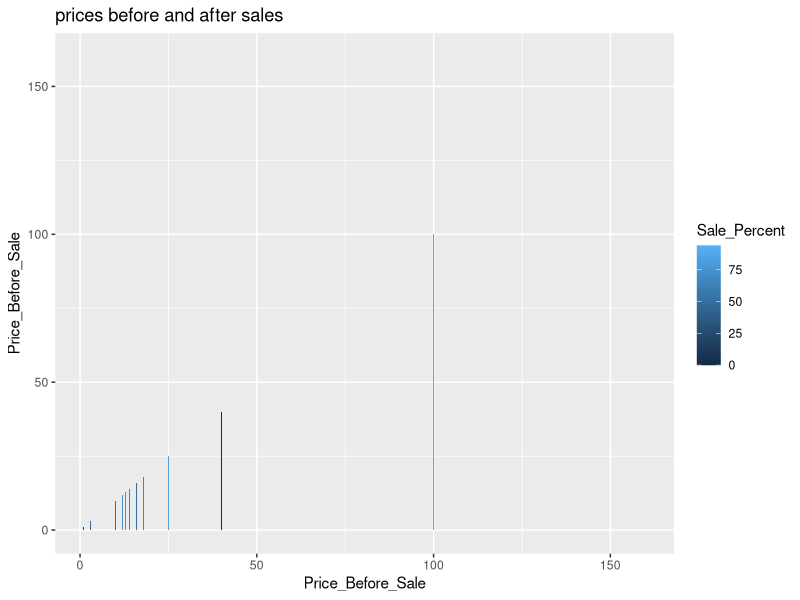
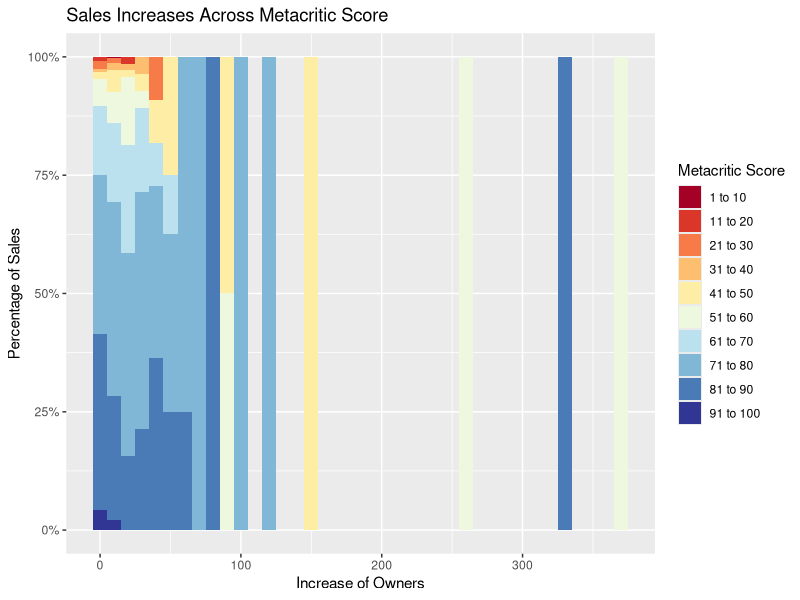
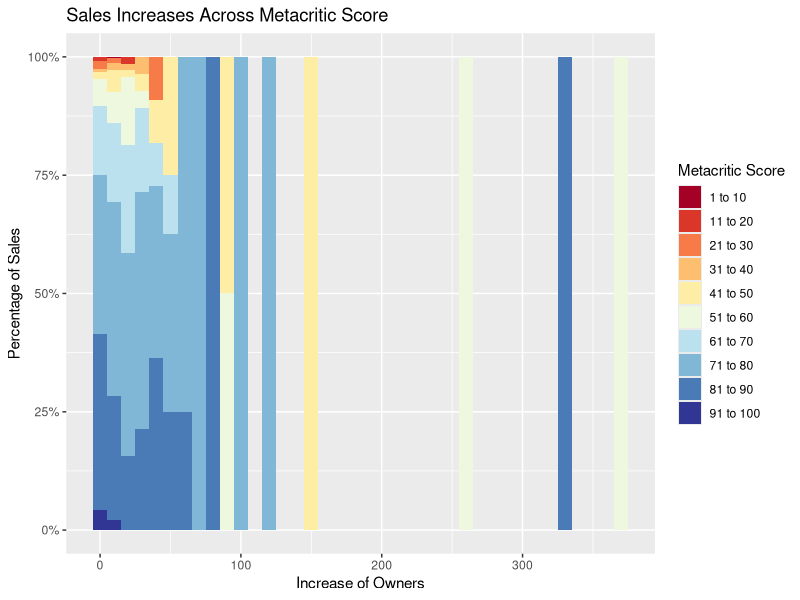

These figures' R source, in order: (Note: this script raises an error after producing the figures.)
library(jsonlite)
library(stringr)
library(dplyr)
library(ggplot2)
# library(corrplot)
library(RColorBrewer)
library(scales)
rm(list = setdiff(ls(), lsf.str()))

# Owners_before
# Owners_after
# Owners_As_Of_Today
# Players_As_Of_Today
# Sales
# Increase (%)
# Price_before_sale
# Review_Score_Metacritic
# Review_Score_Steam_Users
# Sale_Percent
# Sale Price
# GameNewness
removeSymbols = function(namesArray) {
  newNames = namesArray
  newNames = str_replace_all(newNames,"[[:punct:]]","")
  newNames = str_replace_all(newNames, "[^[:alnum:]]", " ")
  newNames = trim(newNames)
  return(newNames)
}
setwd('/Users/nicktalavera/Coding/bootcamp007_project/Project1-ExploreVis/NickTalavera/Steam')
steam = read.csv('steamDatabaseAllCombined.csv')
head(steam)

# today = as.Date(Sys.time(), "%Y %m %d")
steamSummerSaleFirstDay = as.Date('20160704', "%Y%m%d")
steamSummerSaleLastDay = as.Date('20160628', "%Y%m%d")
# steam$GameNewness = steam$Release_Date - steamSummerSaleFirstDay
# # Sale Percent vs Net Gross
# g = ggplot(data = steam, aes(x = Sale_Percent, y=Increase)) + ggtitle('Sale Percent vs Net Gross')
# g + geom_bar(aes(fill = Sale_Percent), stat = 'identity', position = 'dodge')


#Progress of numbers of ownership over time?
#line graph

# Compare prices before and after sales
class(steam$Price_Before_Sale)
g = ggplot(data = arrange(steam,Price_Before_Sale), aes(x = Price_Before_Sale, y=Price_Before_Sale)) + ggtitle('prices before and after sales')
g + geom_bar(aes(fill = Sale_Percent), stat = 'identity', position = 'dodge')

# Compare owners before and after sales


# Increase vs Review_Score_Metacritic
# g = ggplot(data = arrange(steam,Increase), aes(x = Increase, y = Review_Score_Steam_Users)) + ggtitle('prices before and after sales')
# g + geom_bar(aes(fill = Review_Score_Steam_Users), stat = 'identity', position = 'dodge')
# Increase vs Review_Score_Steam_Users
# # g = ggplot(data = steam, aes(x = Review_Score_Metacritic)) + ggtitle('prices before and after sales')
# # g + geom_histogram(bins = 15)
# # # Increase vs Review_Score_IGN
# g = ggplot(data = steam, aes(x = Review_Score_IGN)) + ggtitle('Review_Score_IGN_Users')
# g + geom_freqpoly(binwidth = 0.1)
# # g = ggplot(data = arrange(steam,Increase), aes(x = Increase, y = Review_Score_Steam_Users)) + ggtitle('prices before and after sales')
# # g + geom_bar(aes(fill = Review_Score_Steam_Users), stat = 'identity', position = 'dodge')
# # # Increase vs Review_Score_Metacritic
# g = ggplot(data = steam, aes(x = Review_Score_Metacritic)) + ggtitle('Review_Score_Metacritic') + xlim(0,100)
# g + geom_histogram(aes(fill = Price_Before_Sale), binwidth = 10, position = "fill")

# Review scores count
# g = ggplot(data = steam[!is.na(steam$Review_Score_Metacritic),], aes(x = Sales)) + ggtitle('Review scores count') + xlim(5000,250000)
# g + geom_histogram(binwidth = 5000)
# groupedByIncrease = summarise(group_by(steam, Increase), meanScore = round(mean(Review_Score_Metacritic)/5)*5)
# groupedByIncrease = groupedByIncrease[!is.na(groupedByIncrease$meanScore),]
# g = ggplot(data = groupedByIncrease, aes(x = Increase)) + ggtitle('Increase') + xlim(0,150)
# g + geom_density(aes(color = alpha("black", 1/3)))


# #IGN scores versus increase in sales
# ignScoresVSIncrease = steam
# ignScoresVSIncrease = ignScoresVSIncrease[!is.na(ignScoresVSIncrease$Review_Score_IGN) & !is.na(ignScoresVSIncrease$Increase),]
# ignScoresVSIncrease = filter(ignScoresVSIncrease, ignScoresVSIncrease$Review_Score_IGN >= 30)
# ignScoresVSIncrease$Review_Score_IGN = cut_interval(ignScoresVSIncrease$Review_Score_IGN, length = 10, rm.na = FALSE)
# ignScoresVSIncrease = select(ignScoresVSIncrease, Review_Score_IGN, Increase)
# g = ggplot(data = ignScoresVSIncrease, aes(x = Increase)) + ggtitle('Review_Score_IGN')
# g + geom_density(aes(color = Review_Score_IGN)) + xlim(0,75)
# 
# 
# #Histogram of IGN scores versus increase in sales #GOOD SHIT
# title = 'Comparing the Sales of Games That Were Not Reviewed by IGN vs Games with \"Bad\" (<70) Metacritic Scores'
# # labelsScores = c(paste(as.character(seq(1, 100, by=10)), "to", as.character(seq(10, 110, by=10))))
# # ignScoresVSIncrease = steam
# # ignScoresVSIncrease = ignScoresVSIncrease[is.na(ignScoresVSIncrease$Review_Score_IGN),]
# # ignScoresVSIncrease = select(ignScoresVSIncrease, Name, Review_Score_IGN, Increase, Review_Score_Metacritic)
# # # ignScoresVSIncreaseGrouped = group_by(ignScoresVSIncrease, )
# # g = ggplot(data = ignScoresVSIncrease, aes(x = Increase)) + ggtitle(title)
# # g + geom_histogram(aes(fill = Review_Score_IGN), position = "fill", binwidth = 5) + guides(color = "colorbar") + scale_y_continuous(labels=percent) + ylab('Percentage of Sales') + xlab('Increase of Owners') + guides(color = "colorbar") + scale_fill_brewer(palette = "Blues", labels = labelsScores, guide = guide_legend(title = "Metacritic Score"))
# 
# 
# #READY TO GO
#Histogram of Metacritic scores versus increase in sales if under vs over 70 #GOOD SHIT
labelsScores = c(paste(as.character(seq(1, 100, by=10)), "to", as.character(seq(10, 110, by=10))))
metacriticScoresVSIncreaseSeventyPlus = steam
title = 'Sales Increases Across Metacritic Score'
metacriticScoresVSIncreaseSeventyPlus = filter(metacriticScoresVSIncreaseSeventyPlus, metacriticScoresVSIncreaseSeventyPlus$Review_Score_Metacritic > -1000)
metacriticScoresVSIncreaseSeventyPlus = metacriticScoresVSIncreaseSeventyPlus[metacriticScoresVSIncreaseSeventyPlus$Increase < 2000,]
# metacriticScoresVSIncreaseSeventyPlus$Review_Score_Metacritic[as.numeric(metacriticScoresVSIncreaseSeventyPlus$Review_Score_Metacritic) >= reviewScore] = reviewScore
# metacriticScoresVSIncreaseSeventyPlus$Review_Score_Metacritic[as.numeric(metacriticScoresVSIncreaseSeventyPlus$Review_Score_Metacritic) < reviewScore] = 0
metacriticScoresVSIncreaseSeventyPlus$Review_Score_Metacritic = cut(metacriticScoresVSIncreaseSeventyPlus$Review_Score_Metacritic, breaks = seq(0, 100, by=10))
colourCount = length(unique(metacriticScoresVSIncreaseSeventyPlus$Review_Score_Metacritic))
getPalette = colorRampPalette(brewer.pal(11, "RdYlBu"))
platteNew = getPalette(colourCount)
g = ggplot(data = metacriticScoresVSIncreaseSeventyPlus, aes(x = Increase)) + ggtitle(title)
g + geom_histogram(aes(fill = Review_Score_Metacritic), position = "fill", binwidth = 10) + scale_y_continuous(labels=percent) + ylab('Percentage of Sales') + xlab('Increase of Owners')  + scale_fill_manual(values = platteNew, labels = labelsScores, guide = guide_legend(title = "Metacritic Score")) + guides(color = "colorbar")
ggsave(file=paste0(removeSymbols(title), ".eps"))
#END

# READY TO GO
#Histogram of Metacritic scores versus increase in sales if under vs over 70 #GOOD SHIT
reviewScores = c(60, 70,85)
for (reviewScore in reviewScores) {
labelsScores = c(paste(c("Below","Above"),reviewScore))
metacriticScoresVSIncreaseSeventyPlus = steam
title = paste('Sales Increases for Games Above and Below a', reviewScore, "Metascritic Score")
metacriticScoresVSIncreaseSeventyPlus = filter(metacriticScoresVSIncreaseSeventyPlus, metacriticScoresVSIncreaseSeventyPlus$Review_Score_Metacritic > -1000)
metacriticScoresVSIncreaseSeventyPlus = metacriticScoresVSIncreaseSeventyPlus[metacriticScoresVSIncreaseSeventyPlus$Increase < 2000,]
metacriticScoresVSIncreaseSeventyPlus$Review_Score_Metacritic[as.numeric(metacriticScoresVSIncreaseSeventyPlus$Review_Score_Metacritic) >= reviewScore] = reviewScore
metacriticScoresVSIncreaseSeventyPlus$Review_Score_Metacritic[as.numeric(metacriticScoresVSIncreaseSeventyPlus$Review_Score_Metacritic) < reviewScore] = 0
metacriticScoresVSIncreaseSeventyPlus$Review_Score_Metacritic = cut_interval(metacriticScoresVSIncreaseSeventyPlus$Review_Score_Metacritic, n = 2, rm.na = TRUE)
colourCount = length(unique(metacriticScoresVSIncreaseSeventyPlus$Review_Score_Metacritic))*0+8
getPalette = colorRampPalette(brewer.pal(8, "Accent"))
platteNew = rev(getPalette(colourCount))
g = ggplot(data = metacriticScoresVSIncreaseSeventyPlus, aes(x = Increase)) + ggtitle(title)
g + geom_histogram(aes(fill = Review_Score_Metacritic), position = "fill", binwidth = 10) + scale_y_continuous(labels=percent) + ylab('Percentage of Sales') + xlab('Increase of Owners') + guides(color = "colorbar") + scale_fill_manual(values = platteNew, labels = labelsScores, guide = guide_legend(title = "Metacritic Score")) +
  guides(fill = guide_legend(reverse = TRUE))
ggsave(file=paste0(removeSymbols(title), ".eps"))
}
#END

# # FIGURE OUT BARS
# #Histogram of Metacritic scores versus increase in sales if under vs over 70 #GOOD SHIT
# # steamScoresVSIncreaseThumbs = steam
# # steamScoresVSIncreaseThumbs = filter(steamScoresVSIncreaseThumbs, steamScoresVSIncreaseThumbs$Review_Score_Steam_Users > -1000)
# # steamScoresVSIncreaseThumbs$Review_Score_Steam_Users[as.numeric(steamScoresVSIncreaseThumbs$Review_Score_Steam_Users) >= reviewScore] = reviewScore
# # steamScoresVSIncreaseThumbs$Review_Score_Steam_Users[as.numeric(steamScoresVSIncreaseThumbs$Review_Score_Steam_Users) < reviewScore] = 0
# # # steamScoresVSIncreaseThumbs$Review_Score_Steam_Users = cut_interval(steamScoresVSIncreaseThumbs$Review_Score_Steam_Users, n = 2, rm.na = TRUE)
# # steamScoresVSIncreaseThumbs = steamScoresVSIncreaseThumbs[steamScoresVSIncreaseThumbs$Increase < 750,]
# # # labelsYears = c(paste(as.character(seq(1, 100, by=10)), "to", as.character(seq(10, 110, by=10))))
# # title = paste('Sales Increases Comparing an Ideal Review Score of', reviewScore)
# # g = ggplot(data = steamScoresVSIncreaseThumbs, aes(factor(Review_Score_Steam_Users))) + ggtitle(title)
# # g + geom_bar() + guides(color = "colorbar") + scale_fill_brewer(palette ="Blues",direction = 1, labels = c(paste(c('Less than',"Greater than"), reviewScore)), guide = guide_legend(title = "Metacritic Score"))
# # ggsave(file=paste0(removeSymbols(title), ".eps"))
#
#
# # #READY TO GO
# #Histogram of Metacritic scores versus increase in sales based on thumbs up middle or down
# steamScoresVSIncreaseThumbs = steam
# steamScoresVSIncreaseThumbs = filter(steamScoresVSIncreaseThumbs, steamScoresVSIncreaseThumbs$Review_Score_Steam_Users > -1000)
# steamScoresVSIncreaseThumbs$Review_Score_Steam_Users = cut(steamScoresVSIncreaseThumbs$Review_Score_Steam_Users, breaks = seq(0, 100, by=10))
# steamScoresVSIncreaseThumbs = steamScoresVSIncreaseThumbs[is.na(steamScoresVSIncreaseThumbs$Review_Score_Steam_Users) == FALSE,]
# steamScoresVSIncreaseThumbs = steamScoresVSIncreaseThumbs[is.na(steamScoresVSIncreaseThumbs$Increase) == FALSE,]
# steamScoresVSIncreaseThumbs = steamScoresVSIncreaseThumbs[steamScoresVSIncreaseThumbs$Increase < 750,]
# title = 'Steam User Reviews\' Impact on the Increase of Sales'
# labelsYears = c(paste(as.character(seq(1, 100, by=10)), "to", as.character(seq(10, 110, by=10))))
# g = ggplot(data = steamScoresVSIncreaseThumbs, aes(x = Increase)) + ggtitle(title)
# g + geom_histogram(aes(fill = Review_Score_Steam_Users), position = "fill", binwidth = 90) + guides(color = "colorbar") + scale_fill_brewer(palette ="Greens",direction = 1, guide = guide_legend(title = "Steam User Review Score"), labels = labelsYears) + xlab('Increase of Owners')  + scale_y_continuous(labels=percent) + ylab('Percentage of Increase')
# ggsave(file=paste0(removeSymbols(title), ".eps"))
# # #END
# #
# # #READY TO GO
# # Game's age affecting the sale? If over ten, rounded up
# gameAge = steam
# gameAge$GameAge = floor(gameAge$GameAge/365)
# # gameAge$GameAge[as.numeric(gameAge$GameAge) >= 9] = 10
# gameAge = gameAge[gameAge$Increase < 200,]
# gameAge = gameAge[!is.na(gameAge$GameAge) & !is.na(gameAge$Increase),]
# # gameAge = filter(gameAge, gameAge$GameAge > -1000)
# gameAge$GameAge = cut_interval(gameAge$GameAge, length = 1, rm.na = FALSE)
# labelsYears = c(c('<1 year'), paste(as.character(1:100), "to", as.character(2:101), "years"))
# title = 'The Age of a Game Compared to the Increase of Owners'
# g = ggplot(data = gameAge, aes(x = Increase)) + ggtitle(title)
# g + geom_histogram(aes(fill = GameAge), position = "fill", binwidth = 10) + scale_y_continuous(labels=percent) + ylab('Percentage of Sales') + xlab('Increase of Owners') +
#   scale_fill_discrete( h =c(165,350), guide = guide_legend(title = "Game's Age (years)"), labels = labelsYears)
# ggsave(file=paste0(removeSymbols(title), ".eps"))
ggsave(file=paste0(removeSymbols(title), ".eps"))
# # #END
#
# # How many games go unplayed?
# unplayed = steam
# unplayed$Unplayed = unplayed$Players_Forever_As_Of_Today <= unplayed$Owners_As_Of_Today
# # unplayed$Unplayed = cut_interval(unplayed$Unplayed, length = 0.1, rm.na = FALSE)
# sumUnplayed = c(sum(unplayed$Players_Forever_As_Of_Today), sum(unplayed$Owners_As_Of_Today ))
# g <- ggplot(data = sumUnplayed, aes(x = sumUnplayed))
# g + geom_bar()
#
#Scatter Metacritic vs How long to beat
title = 'Metacritic Scores Compared to Campaign Length'
labelsGameType = c('Indie Games','Action Games', 'Adventure Games',"Role Playing Games")
MetacriticVSCampaign = select(steam, main_story_length, Review_Score_Metacritic, Increase)
maxLength = 75
metacriticReview = 70
MetacriticVSCampaign = MetacriticVSCampaign[!is.na(MetacriticVSCampaign$main_story_length) & !is.na(MetacriticVSCampaign$Review_Score_Metacritic),]
MetacriticVSCampaign = MetacriticVSCampaign[MetacriticVSCampaign$main_story_length < maxLength,]
MetacriticVSCampaign$hoursRange[between(MetacriticVSCampaign$main_story_length,0,6)] = 6
MetacriticVSCampaign$hoursRange[between(MetacriticVSCampaign$main_story_length,6,12)] = 12
MetacriticVSCampaign$hoursRange[between(MetacriticVSCampaign$main_story_length,12,17)] = 17
MetacriticVSCampaign$hoursRange[MetacriticVSCampaign$main_story_length >= 17] = 40
colourCount = length(unique(MetacriticVSCampaign$hoursRange))
getPalette = colorRampPalette(brewer.pal(13, "Spectral"))
platteNew = getPalette(colourCount)
g = ggplot(MetacriticVSCampaign, aes(x = main_story_length , y = Review_Score_Metacritic)) + ggtitle(title)
g + geom_point(aes(color=factor(hoursRange))) + geom_hline(yintercept = metacriticReview, color="red") + ylab('Metacritic Score') + xlab("Game Campaign Length (hours)") + scale_color_manual(values = platteNew, name ="Typical Game Type",
                                                                                                                                                                                                                                     labels=labelsGameType) + geom_smooth(method = "lm", color = "black") + geom_smooth(aes(group= hoursRange)) +
  scale_x_continuous(breaks = pretty(MetacriticVSCampaign$main_story_length, n = 20))
ggsave(file=paste0(removeSymbols(title), ".eps"))

# Campaign Length Compared to the Increase of Owners
difference = 5
maxHours = 40
labelsScores = c(paste(seq(0, maxHours, by=difference), "to", seq(difference, maxHours+difference, by=difference), "hours"))
labelsScores = replace(labelsScores, length(labelsScores), paste0(">",40," hours"))
title = 'Campaign Length Compared to the Increase of Owners'
MetacriticVSCampaign$Rounded = round(MetacriticVSCampaign$main_story_length/difference)*difference
MetacriticVSCampaign$Rounded[MetacriticVSCampaign$Rounded > maxHours] = maxHours
colourCount = length(unique(MetacriticVSCampaign$Rounded))
getPalette = colorRampPalette(brewer.pal(9, "PuBuGn"))
platteNew = getPalette(colourCount)
g = ggplot(data = MetacriticVSCampaign, aes(x = Increase)) + ggtitle(title)
g + geom_histogram(aes(fill = factor(Rounded)), position = "fill", binwidth = 20) + scale_y_continuous(labels=percent) + ylab('Percentage of Sales') + xlab('Increase of Owners') + guides(color = "colorbar") + scale_fill_manual(values = platteNew, labels = labelsScores, guide = guide_legend(title = "Campaign Length"))
ggsave(file=paste0(removeSymbols(title), ".eps"))


# Game Type Approximated by Campaign Length Compared to the Increase of Owners
labelsGameType = c('Indie Games','Action Games', 'Adventure Games',"Role Playing Games")
title = 'Game Type Approximated by Campaign Length Compared to the Increase of Owners'
colourCount = length(unique(MetacriticVSCampaign$hoursRange))
getPalette = colorRampPalette(brewer.pal(13, "Spectral"))
platteNew = getPalette(colourCount)
g = ggplot(data = MetacriticVSCampaign, aes(x = Increase)) + ggtitle(title)
g + geom_histogram(aes(fill = factor(hoursRange)), position = "fill", binwidth = 20) + scale_y_continuous(labels=percent) + ylab('Percentage of Sales') + xlab('Increase of Owners') + guides(color = "colorbar") + scale_fill_manual(values = platteNew, labels = labelsGameType, guide = guide_legend(title = "Typical Game Type"))
ggsave(file=paste0(removeSymbols(title), ".eps"))


# Release date relation to the start of the Summer sale?
title = 'Release Date Relation to the Start of the Summer Sale For Games Released in the Past Year?'
gameAge = steam
gameAge$GameAgeWeeks = floor(gameAge$GameAge/7)
# gameAge$GameAge[as.numeric(gameAge$GameAge) >= 9] = 10
gameAge = gameAge[gameAge$GameAge <= 365,]
gameAge = gameAge[!is.na(gameAge$GameAge) & !is.na(gameAge$Increase),]
# gameAge = filter(gameAge, gameAge$GameAge > -1000)
gameAge$GameAge = cut_interval(gameAge$GameAge, length = 1, rm.na = FALSE)
labelsYears = c(c('<1 year'), paste(as.character(1:100), "to", as.character(2:101), "years"))
g = ggplot(data = gameAge, aes(x = GameAgeWeeks)) + ggtitle(title)
g + geom_density() + scale_y_continuous(labels=percent) + ylab('Percentage of Sales') + xlab('Age of Game (weeks)')
ggsave(file=paste0(removeSymbols(title), ".eps"))


# + scale_y_continuous(labels=percent) + ylab('Percentage of Sales') + xlab('Increase of Owners') + guides(color = "colorbar") + scale_fill_brewer(palette = "Blues", labels = labelsScores, guide = guide_legend(title = "Typical Game Type"))
# How many games go unbeaten?
# Overlay the reviews at the intervals?
# Do higher percents yield more money?
# Should AAA games discount their products?

# Owners_before
# Owners_after
# Sales
# Owners_As_Of_Today
# Players_Forever_As_Of_Today
# Increase
# Price_Before_Sale
# Price_After_Sale
# Review_Score_Metacritic
# Review_Score_Metacritic_User
# Review_Score_Steam_Users
# Review_Score_IGN
# Sale_Percent


# average number of sales per period
# game age